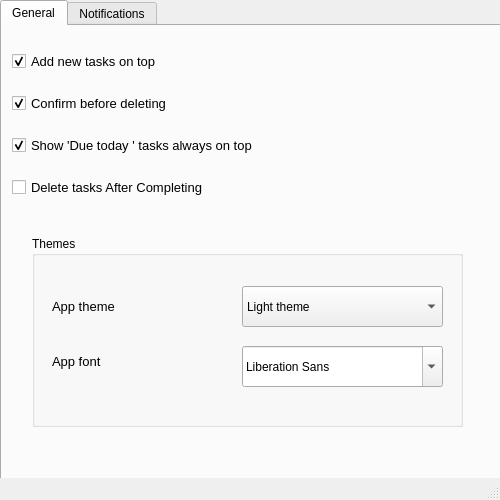
<?xml version="1.0" encoding="UTF-8"?>
<ui version="4.0">
 <class>SettingWindow</class>
 <widget class="QMainWindow" name="SettingWindow">
  <property name="geometry">
   <rect>
    <x>0</x>
    <y>0</y>
    <width>500</width>
    <height>500</height>
   </rect>
  </property>
  <property name="minimumSize">
   <size>
    <width>500</width>
    <height>500</height>
   </size>
  </property>
  <property name="maximumSize">
   <size>
    <width>500</width>
    <height>500</height>
   </size>
  </property>
  <property name="windowTitle">
   <string>Settings</string>
  </property>
  <widget class="QWidget" name="centralwidget">
   <property name="contextMenuPolicy">
    <enum>Qt::PreventContextMenu</enum>
   </property>
   <widget class="QTabWidget" name="SettingTabWidget">
    <property name="geometry">
     <rect>
      <x>0</x>
      <y>0</y>
      <width>511</width>
      <height>511</height>
     </rect>
    </property>
    <property name="currentIndex">
     <number>0</number>
    </property>
    <widget class="QWidget" name="GeneralTab">
     <attribute name="title">
      <string>General</string>
     </attribute>
     <widget class="QWidget" name="verticalLayoutWidget">
      <property name="geometry">
       <rect>
        <x>10</x>
        <y>10</y>
        <width>471</width>
        <height>181</height>
       </rect>
      </property>
      <layout class="QVBoxLayout" name="verticalLayout">
       <item>
        <widget class="QCheckBox" name="TaskOnTop">
         <property name="enabled">
          <bool>true</bool>
         </property>
         <property name="font">
          <font>
           <pointsize>10</pointsize>
          </font>
         </property>
         <property name="autoFillBackground">
          <bool>false</bool>
         </property>
         <property name="text">
          <string>Add new tasks on top</string>
         </property>
         <property name="checked">
          <bool>true</bool>
         </property>
        </widget>
       </item>
       <item>
        <widget class="QCheckBox" name="ConfirmDel">
         <property name="font">
          <font>
           <pointsize>10</pointsize>
          </font>
         </property>
         <property name="text">
          <string>Confirm before deleting</string>
         </property>
         <property name="checked">
          <bool>true</bool>
         </property>
        </widget>
       </item>
       <item>
        <widget class="QCheckBox" name="TodayOnTop">
         <property name="font">
          <font>
           <pointsize>10</pointsize>
          </font>
         </property>
         <property name="text">
          <string>Show 'Due today ' tasks always on top</string>
         </property>
         <property name="checked">
          <bool>true</bool>
         </property>
        </widget>
       </item>
       <item>
        <widget class="QCheckBox" name="DelAfterComplete">
         <property name="font">
          <font>
           <pointsize>10</pointsize>
          </font>
         </property>
         <property name="text">
          <string>Delete tasks After Completing</string>
         </property>
        </widget>
       </item>
      </layout>
     </widget>
     <widget class="QGroupBox" name="ThemesGB">
      <property name="geometry">
       <rect>
        <x>30</x>
        <y>210</y>
        <width>431</width>
        <height>191</height>
       </rect>
      </property>
      <property name="title">
       <string>Themes</string>
      </property>
      <widget class="QComboBox" name="ThemeComboBox">
       <property name="geometry">
        <rect>
         <x>210</x>
         <y>50</y>
         <width>201</width>
         <height>41</height>
        </rect>
       </property>
       <item>
        <property name="text">
         <string>Light theme</string>
        </property>
       </item>
       <item>
        <property name="text">
         <string>Dark theme</string>
        </property>
       </item>
      </widget>
      <widget class="QFontComboBox" name="FontComboBox">
       <property name="geometry">
        <rect>
         <x>210</x>
         <y>110</y>
         <width>201</width>
         <height>41</height>
        </rect>
       </property>
       <property name="fontFilters">
        <set>QFontComboBox::ScalableFonts</set>
       </property>
      </widget>
      <widget class="QLabel" name="MainWinThemeLB">
       <property name="geometry">
        <rect>
         <x>20</x>
         <y>55</y>
         <width>181</width>
         <height>31</height>
        </rect>
       </property>
       <property name="font">
        <font>
         <pointsize>10</pointsize>
        </font>
       </property>
       <property name="text">
        <string>App theme</string>
       </property>
      </widget>
      <widget class="QLabel" name="MainWinFontLB">
       <property name="geometry">
        <rect>
         <x>20</x>
         <y>110</y>
         <width>171</width>
         <height>31</height>
        </rect>
       </property>
       <property name="font">
        <font>
         <pointsize>10</pointsize>
        </font>
       </property>
       <property name="text">
        <string>App font</string>
       </property>
      </widget>
     </widget>
    </widget>
    <widget class="QWidget" name="NotifTab">
     <attribute name="title">
      <string>Notifications</string>
     </attribute>
     <widget class="QWidget" name="verticalLayoutWidget_2">
      <property name="geometry">
       <rect>
        <x>20</x>
        <y>30</y>
        <width>451</width>
        <height>61</height>
       </rect>
      </property>
      <layout class="QVBoxLayout" name="verticalLayout_2">
       <item>
        <widget class="QCheckBox" name="DueTodayNotif">
         <property name="font">
          <font>
           <pointsize>10</pointsize>
          </font>
         </property>
         <property name="text">
          <string>Due Today Notification</string>
         </property>
         <property name="checked">
          <bool>true</bool>
         </property>
        </widget>
       </item>
      </layout>
     </widget>
     <widget class="QWidget" name="horizontalLayoutWidget">
      <property name="geometry">
       <rect>
        <x>19</x>
        <y>89</y>
        <width>451</width>
        <height>71</height>
       </rect>
      </property>
      <layout class="QHBoxLayout" name="horizontalLayout_3">
       <item>
        <widget class="QLabel" name="DueTodayLB">
         <property name="font">
          <font>
           <pointsize>9</pointsize>
          </font>
         </property>
         <property name="text">
          <string>Time of Due Today notification</string>
         </property>
        </widget>
       </item>
       <item>
        <widget class="QTimeEdit" name="SetDueTodayTime"/>
       </item>
      </layout>
     </widget>
     <widget class="QGroupBox" name="groupBox">
      <property name="geometry">
       <rect>
        <x>20</x>
        <y>170</y>
        <width>271</width>
        <height>251</height>
       </rect>
      </property>
      <property name="font">
       <font>
        <pointsize>9</pointsize>
       </font>
      </property>
      <property name="title">
       <string>Reminders</string>
      </property>
      <widget class="QWidget" name="verticalLayoutWidget_3">
       <property name="geometry">
        <rect>
         <x>10</x>
         <y>40</y>
         <width>254</width>
         <height>201</height>
        </rect>
       </property>
       <layout class="QVBoxLayout" name="verticalLayout_3">
        <item>
         <widget class="QCheckBox" name="EnableRepeatedTasksRem">
          <property name="text">
           <string>Enable repeated tasks reminder</string>
          </property>
          <property name="checked">
           <bool>true</bool>
          </property>
         </widget>
        </item>
        <item>
         <widget class="QCheckBox" name="EnableStdTechRem">
          <property name="text">
           <string>Enable Study Techniques reminder</string>
          </property>
          <property name="checked">
           <bool>true</bool>
          </property>
         </widget>
        </item>
        <item>
         <widget class="QCheckBox" name="EnableEventRem">
          <property name="text">
           <string>Enable Event reminder</string>
          </property>
          <property name="checked">
           <bool>true</bool>
          </property>
         </widget>
        </item>
       </layout>
      </widget>
     </widget>
    </widget>
   </widget>
  </widget>
  <widget class="QMenuBar" name="menubar">
   <property name="geometry">
    <rect>
     <x>0</x>
     <y>0</y>
     <width>500</width>
     <height>26</height>
    </rect>
   </property>
  </widget>
  <widget class="QStatusBar" name="statusbar"/>
 </widget>
 <resources/>
 <connections/>
</ui>
